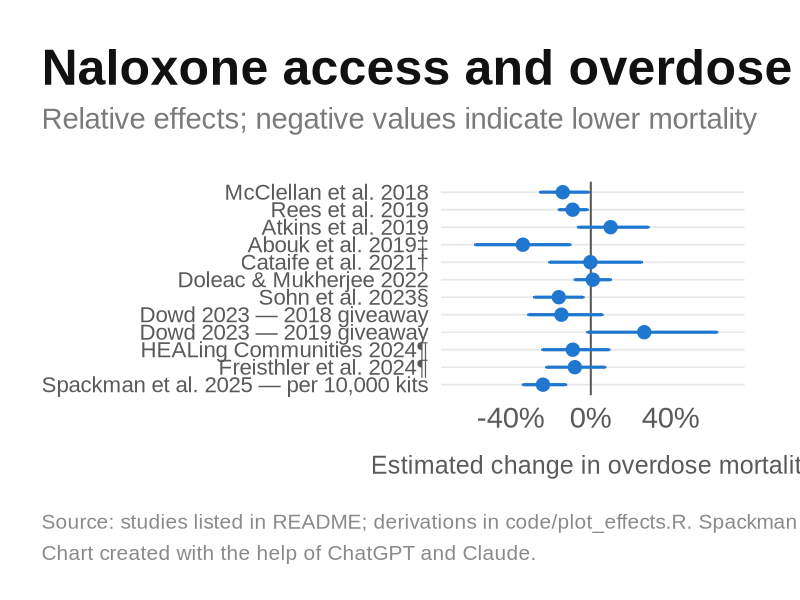
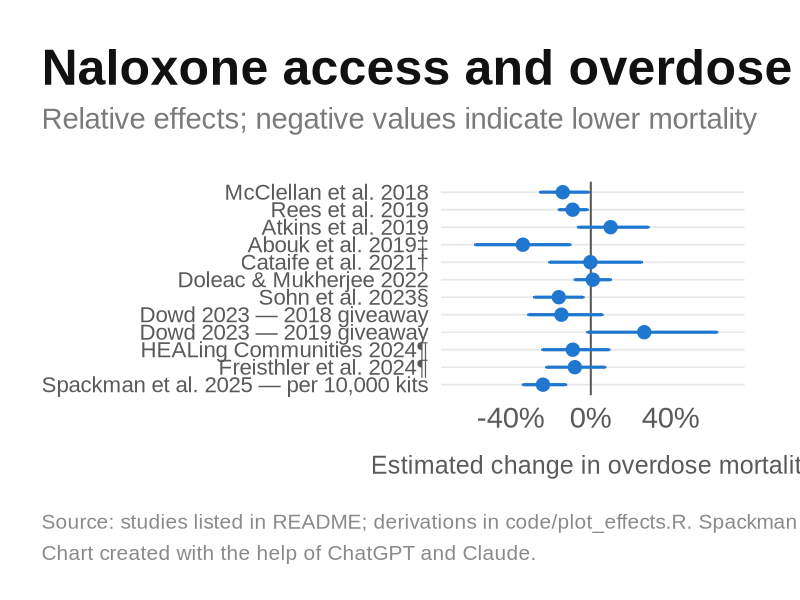
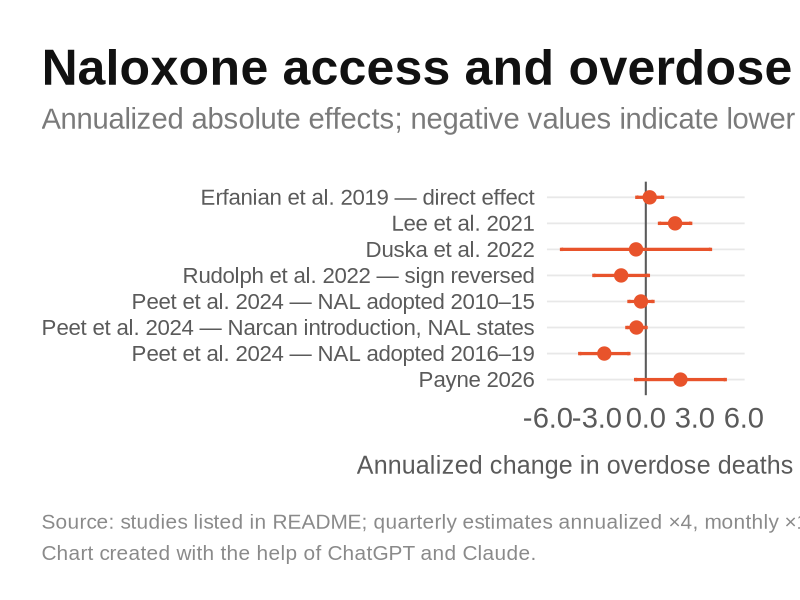
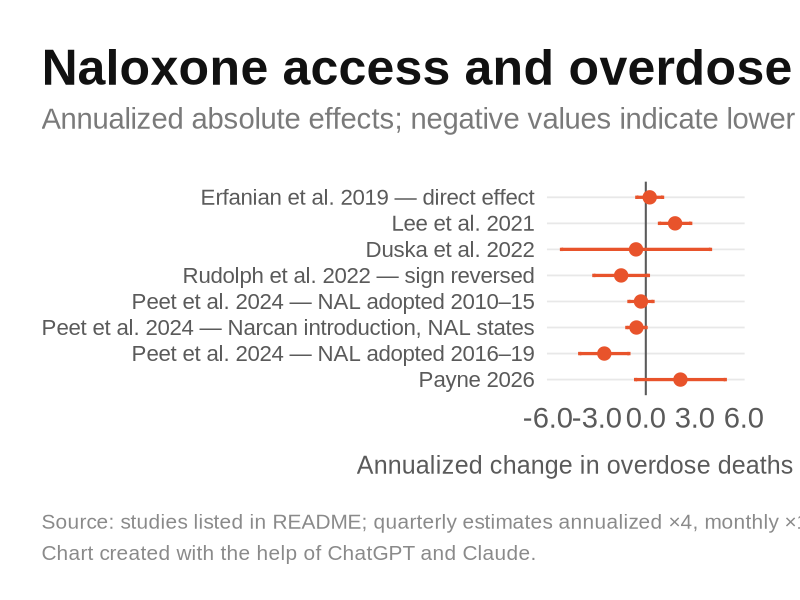

These charts were generated, in order, by the following R code:
library(dplyr)
library(ggplot2)
library(readr)
library(scales)

# Labels contain non-ASCII characters; make sure the session is UTF-8 so ragg/svg render them.
if (!grepl("UTF-8", Sys.getlocale("LC_CTYPE"), ignore.case = TRUE)) {
  try(Sys.setlocale("LC_CTYPE", "C.UTF-8"), silent = TRUE)
}

# ---------------------------------------------------------------------------
# Palette / house style
# ---------------------------------------------------------------------------
cf_ink    <- "#111111"
cf_mute   <- "#8A8A8A"
cf_grid   <- "#E8E8E8"
cf_axis   <- "#5A5A5A"
cf_sub    <- "#7A7A7A"
cf_orange <- "#E8532B"
cf_blue   <- "#1F77D0"

theme_cf <- function(title_size = 36) {
  theme_minimal(base_family = "Liberation Sans", base_size = 20) +
    theme(
      plot.background    = element_rect(fill = "white", color = NA),
      panel.background   = element_rect(fill = "white", color = NA),
      panel.grid.minor   = element_blank(),
      panel.grid.major.x = element_blank(),
      panel.grid.major.y = element_line(color = cf_grid, linewidth = 0.6),
      axis.text          = element_text(color = cf_axis, size = 21),
      axis.ticks         = element_blank(),
      plot.title         = element_text(face = "bold", size = title_size,
                                        color = cf_ink, margin = margin(b = 10)),
      plot.subtitle      = element_text(size = 21, color = cf_sub,
                                        margin = margin(b = 34)),
      plot.caption       = element_text(size = 15, color = cf_mute, hjust = 0,
                                        lineheight = 1.25, margin = margin(t = 26)),
      plot.title.position   = "plot",
      plot.caption.position = "plot",
      plot.margin        = margin(36, 40, 26, 30)
    )
}

cf_caption <- function(source) {
  paste0("Source: ", source, "\nChart created with the help of ChatGPT and Claude.")
}

cf_save <- function(p, stem) {
  ggsave(paste0(stem, ".png"), p, device = ragg::agg_png,
         width = 1600, height = 900, units = "px", dpi = 100, bg = "white")
  ggsave(paste0(stem, ".svg"), p, device = grDevices::svg,
         width = 16, height = 9, units = "in", bg = "white")
}

# ---------------------------------------------------------------------------
# Conversion helpers. Every derived number in the tables is produced here so
# the derivation is inspectable.
# ---------------------------------------------------------------------------

# Percent change and 95% CI from a log-scale coefficient and standard error.
pct_from_log <- function(b, se) {
  c((exp(b) - 1), (exp(b - 1.96 * se) - 1), (exp(b + 1.96 * se) - 1)) * 100
}

# Percent change and 95% CI from a reported rate ratio and a two-sided p-value
# (used when the paper prints a ratio and a p-value but no interval).
pct_from_ratio_p <- function(rr, p) {
  b  <- log(rr)
  se <- abs(b) / qnorm(1 - p / 2)
  pct_from_log(b, se)
}

# Percent change and 95% CI from an absolute effect (with CI) and a baseline mean.
pct_from_abs <- function(est, lo, hi, base) c(est, lo, hi) / base * 100

# Point and 95% CI from an estimate and a two-sided p-value (level coefficient).
ci_from_p <- function(est, p) {
  se <- abs(est) / qnorm(1 - p / 2)
  c(est, est - 1.96 * se, est + 1.96 * se)
}

# Point and 95% CI from an estimate and standard error.
ci_from_se <- function(est, se) c(est, est - 1.96 * se, est + 1.96 * se)

row3 <- function(study, v, ...) {
  tibble::tibble(study = study, estimate = v[1], lower = v[2], upper = v[3], ...)
}

# ---------------------------------------------------------------------------
# Relative effects (percent change in overdose mortality)
# ---------------------------------------------------------------------------
relative <- bind_rows(
  row3("McClellan et al. 2018",
       pct_from_ratio_p(0.86, 0.033),
       policy = "Naloxone access law",
       outcome = "Opioid overdose deaths",
       derivation = "IRR 0.86 and p = 0.033 from text; no CI printed in the paper; CI derived from the p-value",
       study_url = "https://pubmed.ncbi.nlm.nih.gov/29610001/"),
  row3("Rees et al. 2019",
       pct_from_log(-0.095, 0.039),
       policy = "Naloxone access law",
       outcome = "Opioid-related deaths (multiple-cause T-codes)",
       derivation = "exp(b) - 1 from Poisson coefficient -0.095 (SE 0.039), JLE Table 3 col. 4 (Poisson, full controls); OLS columns give -0.166 and -0.240 (15-21%); authors summarize as 9-10%",
       study_url = "https://chicagounbound.uchicago.edu/jle/vol62/iss1/1/"),
  row3("Atkins et al. 2019",
       pct_from_log(0.0943, 0.0805),
       policy = "Naloxone access law (any naloxone policy)",
       outcome = "Opioid overdose deaths (T40.1-T40.4, T40.6)",
       derivation = "exp(b) - 1 from Poisson coefficient 0.0943 (SE 0.0805), Table 4 Panel B",
       study_url = "https://pmc.ncbi.nlm.nih.gov/articles/PMC6407344/"),
  row3("Abouk et al. 2019‡",
       pct_from_abs(-0.387, -0.656, -0.119, 1.14),
       policy = "Naloxone access law (direct pharmacist authority)",
       outcome = "Opioid overdose deaths",
       derivation = "Absolute effect -0.387 (-0.656, -0.119) per 100k per month, 3+ years post, divided by comparison mean 1.14",
       study_url = "https://pmc.ncbi.nlm.nih.gov/articles/PMC6503576/"),
  row3("Cataife et al. 2021†",
       pct_from_log(-0.002, 0.116),
       policy = "Naloxone access law",
       outcome = "Opioid-related deaths",
       derivation = "exp(b) - 1 from OLS coefficient -0.002 (SE 0.116), Table 1 Model 1 (homogeneous static model)",
       study_url = "https://pubmed.ncbi.nlm.nih.gov/31951788/"),
  row3("Doleac & Mukherjee 2022",
       pct_from_abs(0.006, 0.006 - 1.96 * 0.027, 0.006 + 1.96 * 0.027, 0.601),
       policy = "Naloxone access law (third-party or standing order)",
       outcome = "Opioid-related deaths, urban counties",
       derivation = "Level coefficient 0.006 (SE 0.027) on 2010 baseline 0.601 per 100k per month, JLE Table 4",
       study_url = "https://www.journals.uchicago.edu/doi/10.1086/719588"),
  row3("Sohn et al. 2023§",
       c(-16.0, -28.1, -3.9),
       policy = "Naloxone co-prescribing mandate",
       outcome = "Prescription/treatment-opioid overdose deaths",
       derivation = "Absolute effect -8.61 (-15.13, -2.09) per state-quarter, stated as a 16% reduction; CI scaled proportionally. Abstract only; full text pending",
       study_url = "https://www.sciencedirect.com/science/article/abs/pii/S0749379722005281"),
  row3("Dowd 2023 — 2018 giveaway",
       (c(0.853, 0.690, 1.056) - 1) * 100,
       policy = "Naloxone giveaway (distribution event)",
       outcome = "Opioid overdose deaths, tract-quarter, Philadelphia and Pittsburgh areas",
       derivation = "Table 2 fixed-effects Poisson IRR 0.853 [0.690-1.056], treated = tracts within 3 km of a 13 Dec 2018 giveaway site, two post quarters",
       study_url = "https://onlinelibrary.wiley.com/doi/full/10.1002/hec.4755"),
  row3("Dowd 2023 — 2019 giveaway",
       (c(1.267, 0.985, 1.629) - 1) * 100,
       policy = "Naloxone giveaway (distribution event)",
       outcome = "Opioid overdose deaths, tract-quarter, Philadelphia and Pittsburgh areas",
       derivation = "Table 2 fixed-effects Poisson IRR 1.267 [0.985-1.629], treated = tracts within 3 km of a 18/25 Sep 2019 giveaway site, two post quarters",
       study_url = "https://onlinelibrary.wiley.com/doi/full/10.1002/hec.4755"),
  row3("HEALing Communities 2024¶",
       (c(0.91, 0.76, 1.09) - 1) * 100,
       policy = "Multicomponent cluster RCT",
       outcome = "Opioid overdose deaths",
       derivation = "Adjusted rate ratio 0.91 (0.76-1.09), Table 3",
       study_url = "https://www.nejm.org/doi/full/10.1056/NEJMoa2401177"),
  row3("Freisthler et al. 2024¶",
       (c(0.92, 0.78, 1.07) - 1) * 100,
       policy = "Multicomponent cluster RCT",
       outcome = "All-drug overdose deaths",
       derivation = "Adjusted rate ratio 0.92 (0.78-1.07)",
       study_url = "https://jamanetwork.com/journals/jamanetworkopen/fullarticle/2825142"),
  row3("Spackman et al. 2025 — per 10,000 kits",
       c(-23.9, -33.7, -12.6),
       policy = "Take-home naloxone distribution (Alberta)",
       outcome = "Opioid-related deaths",
       derivation = "As reported: 23.9% (12.6-33.7) reduction per 10,000 kits in circulation; dose-response, not a binary policy effect",
       study_url = "https://pubmed.ncbi.nlm.nih.gov/40459670/")
)

# ---------------------------------------------------------------------------
# Absolute effects (deaths per 100,000 per year)
# ---------------------------------------------------------------------------
absolute <- bind_rows(
  row3("Erfanian et al. 2019 — direct effect",
       ci_from_p(0.238, 0.554),
       scaling = "Annual estimate",
       policy = "Naloxone access law",
       outcome = "Opioid overdose deaths per 100k (state-year)",
       derivation = "Direct effect 0.238 (p = 0.554), Table 6 Model 1; CI derived from p-value. Indirect (spillover) effect 5.767 (p < 0.001) not plotted",
       study_url = "https://rrs.scholasticahq.com/article/7932-the-impact-of-naloxone-access-laws-on-opioid-overdose-deaths-in-the-u-s"),
  row3("Lee et al. 2021",
       c(1344.3, 627.1, 2061.6) / 3000 * 4,
       scaling = "Quarterly × 4",
       policy = "Naloxone access law",
       outcome = "All-drug overdose deaths",
       derivation = "1344.3 (627.1-2061.6) per 300 million per quarter, pooled over leads 0-12; divided by 3000 for per 100k and multiplied by 4",
       study_url = "https://jamanetwork.com/journals/jamanetworkopen/fullarticle/2776301"),
  row3("Duska et al. 2022",
       c(-0.05, -0.43, 0.33) * 12,
       scaling = "Monthly × 12",
       policy = "Naloxone co-prescribing mandate (AZ, FL, RI, VT, VA)",
       outcome = "Opioid-related deaths",
       derivation = "Table 1 pooled ATT -0.05 (-0.43, 0.33) deaths per 100k per month, generalized synthetic control (Xu 2017) with parametric-bootstrap CI, state-month 2012-2018; multiplied by 12",
       study_url = "https://journals.sagepub.com/doi/10.1177/20503245221112575"),
  row3("Rudolph et al. 2022 — sign reversed",
       -c(1.51, 3.18, -0.159),
       scaling = "Annual estimate",
       policy = "Naloxone access law",
       outcome = "Opioid overdose deaths per 100k aged 12+, 2018",
       derivation = "Effect of delaying enactment by one year: +1.51 (-0.16, 3.18); sign reversed so negative means earlier enactment lowers deaths",
       study_url = "https://pmc.ncbi.nlm.nih.gov/articles/PMC9373236/"),
  row3("Peet et al. 2024 — NAL adopted 2010–15",
       ci_from_se(-0.074, 0.094) * 4,
       scaling = "Quarterly × 4",
       policy = "Naloxone access law (dispensing)",
       outcome = "Non-synthetic opioid deaths, age-adjusted",
       derivation = "Table 3 Panel B +LASSO: -0.074 (SE 0.094) per 100k per quarter, 2010-2015 sample",
       study_url = "https://www.nber.org/papers/w33105"),
  row3("Peet et al. 2024 — Narcan introduction, NAL states",
       ci_from_se(-0.143, 0.075) * 4,
       scaling = "Quarterly × 4",
       policy = "Narcan nasal spray introduction (2016) in states with an NAL",
       outcome = "Non-synthetic opioid deaths, age-adjusted",
       derivation = "Table 3 Panel B +LASSO: -0.143 (SE 0.075) per 100k per quarter, 2010-2019 sample",
       study_url = "https://www.nber.org/papers/w33105"),
  row3("Peet et al. 2024 — NAL adopted 2016–19",
       ci_from_se(-0.635, 0.192) * 4,
       scaling = "Quarterly × 4",
       policy = "Naloxone access law (dispensing)",
       outcome = "Non-synthetic opioid deaths, age-adjusted",
       derivation = "Table 3 Panel B +LASSO: -0.635 (SE 0.192) per 100k per quarter, 2016-2019 sample",
       study_url = "https://www.nber.org/papers/w33105"),
  row3("Payne 2026",
       ci_from_se(2.12, 1.40),
       scaling = "Annual estimate",
       policy = "County naloxone kit distribution grant (Indiana)",
       outcome = "Opioid-related deaths",
       derivation = "Table 2 Panel B col. 2: 2.12 (SE 1.40), TWFE; CI is +/- 1.96 SE (author uses 2.0)",
       study_url = "https://papers.ssrn.com/sol3/papers.cfm?abstract_id=7279243")
)

# ---------------------------------------------------------------------------
# Plotting
# ---------------------------------------------------------------------------
forest_cf <- function(dat, title, subtitle, xlab, caption, accent,
                      xlim = NULL, percent_axis = FALSE) {
  p <- dat %>%
    mutate(study = factor(study, levels = rev(study))) %>%
    ggplot(aes(x = estimate, y = study)) +
    geom_vline(xintercept = 0, color = cf_axis, linewidth = 0.7) +
    geom_errorbar(aes(xmin = lower, xmax = upper), orientation = "y",
                  width = 0.13, linewidth = 1.1, color = accent) +
    geom_point(size = 4.2, color = accent) +
    labs(
      title = title,
      subtitle = subtitle,
      caption = caption,
      x = xlab,
      y = NULL
    ) +
    theme_cf() +
    theme(
      axis.text.y = element_text(size = 16),
      axis.title.x = element_text(color = cf_axis, size = 18, margin = margin(t = 16))
    )

  if (percent_axis) {
    p <- p + scale_x_continuous(labels = label_number(suffix = "%"))
  } else {
    p <- p + scale_x_continuous(labels = label_number(accuracy = 0.1))
  }

  if (!is.null(xlim)) p <- p + coord_cartesian(xlim = xlim)
  p
}

p_relative <- forest_cf(
  relative,
  title = "Naloxone access and overdose mortality",
  subtitle = "Relative effects; negative values indicate lower mortality",
  xlab = "Estimated change in overdose mortality",
  caption = cf_caption("studies listed in README; derivations in code/plot_effects.R. Spackman is a dose-response effect per 10,000 kits."),
  accent = cf_blue,
  xlim = c(-68, 70),
  percent_axis = TRUE
)

p_absolute <- forest_cf(
  absolute,
  title = "Naloxone access and overdose mortality",
  subtitle = "Annualized absolute effects; negative values indicate lower mortality",
  xlab = "Annualized change in overdose deaths per 100,000",
  caption = cf_caption("studies listed in README; quarterly estimates annualized ×4, monthly ×12. Rudolph estimates a one-year enactment delay, shown with sign reversed."),
  accent = cf_orange,
  xlim = c(-5.5, 5.5),
  percent_axis = FALSE
)

dir.create("figures", showWarnings = FALSE)
dir.create("data", showWarnings = FALSE)

cf_save(p_relative, "figures/relative_effects")
cf_save(p_absolute, "figures/annualized_absolute_effects")

bind_rows(
  relative %>% mutate(panel = "Relative (%)", unit = "percent", scaling = "See derivation"),
  absolute %>% mutate(panel = "Annualized absolute", unit = "deaths per 100k per year")
) %>%
  mutate(across(c(estimate, lower, upper), ~ round(.x, 2))) %>%
  select(study, estimate, lower, upper, panel, unit, scaling, policy, outcome, derivation, study_url) %>%
  write_csv("data/effects.csv")
